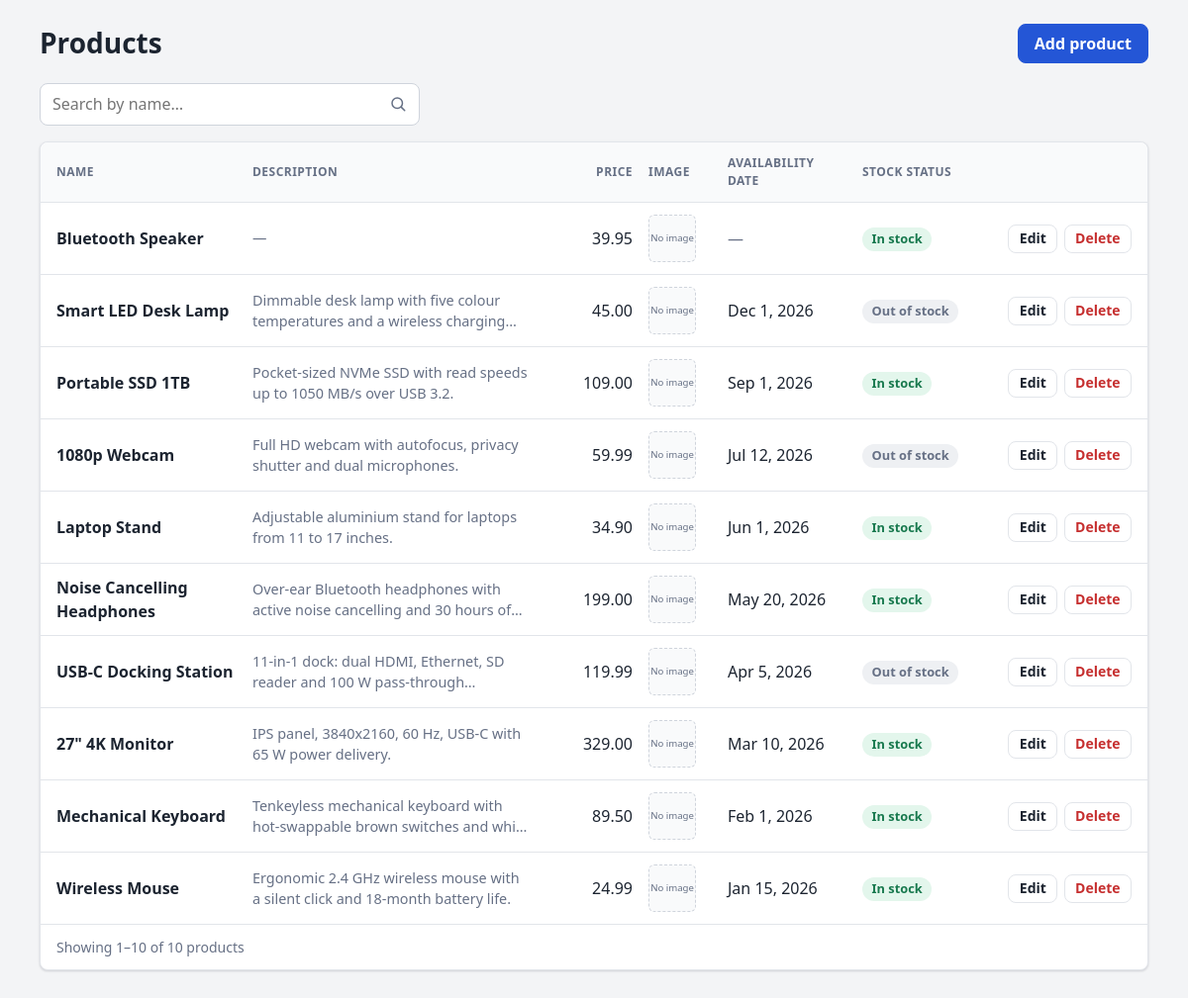
The page / on the database its author committed.
### tables this page shows
CREATE TABLE IF NOT EXISTS products (
    id                INT UNSIGNED  NOT NULL AUTO_INCREMENT,
    name              VARCHAR(255)  NOT NULL,
    description       TEXT          NULL,
    price             DECIMAL(10,2) NOT NULL,
    image             VARCHAR(255)  NULL,
    availability_date DATE          NULL,
    in_stock          TINYINT(1)    NOT NULL DEFAULT 0,
    created_at        TIMESTAMP     NOT NULL DEFAULT CURRENT_TIMESTAMP,
    updated_at        TIMESTAMP     NOT NULL DEFAULT CURRENT_TIMESTAMP ON UPDATE CURRENT_TIMESTAMP,

    PRIMARY KEY (id),
    CONSTRAINT chk_products_price CHECK (price >= 0)
);

### Core/App.php (called while the page is built, shortened)
<?php
class App
{
    protected static Container $container;
    public static function setContainer(Container $container): void
    {
        static::$container = $container;
    }
    public static function container(): Container
    {
        return static::$container;
    }
    public static function resolve(string $key): mixed
    {
        return static::container()->resolve($key);
    }
}

### Core/functions.php (called while the page is built, shortened)
<?php
function base_path(string $path): string
{
    return BASE_PATH . $path;
}
function e(mixed $value): string
{
    return htmlspecialchars((string)$value, ENT_QUOTES | ENT_SUBSTITUTE, 'UTF-8');
}
function view(string $path, array $attributes = []): void
{
    extract($attributes);
    require base_path('views/' . $path);
}

### config.php (called while the page is built)
<?php
$env = fn (string $key, string $default) => getenv($key) !== false ? getenv($key) : $default;
return [
    'database' => [
        'connection' => [
            'host' => $env('DB_HOST', '127.0.0.1'),
            'port' => (int) $env('DB_PORT', '3306'),
            'dbname' => $env('DB_DATABASE', '5points'),
            'charset' => 'utf8mb4',
        ],
        'username' => $env('DB_USERNAME', 'dev'),
        'password' => $env('DB_PASSWORD', 'dev'),
    ],
    'uploads' => [
        'directory' => 'public/uploads/products',
        'url' => '/uploads/products',
        'max_size' => 2 * 1024 * 1024,
    ],
    'pagination' => [
        'per_page' => 10,
    ],
];

### bootstrap.php (called while the page is built, shortened)
<?php
$container = new Container();
$container->bind('config', function () {
    static $config;
    return $config ??= require base_path('config.php');
});
$container->bind(Database::class, function () use ($container) {
    $config = $container->resolve('config')['database'];
    return new Database($config['connection'], $config['username'], $config['password']);
});

### Core/Container.php (called while the page is built, shortened)
<?php
class Container
{
    protected array $bindings = [];
    public function bind(string $key, callable $resolver): void
    {
        $this->bindings[$key] = $resolver;
    }
    public function resolve(string $key): mixed
    {
        return call_user_func($this->bindings[$key]);
    }
}

### Core/Database.php (called while the page is built, shortened)
<?php
class Database
{
    public PDO $connection;
    public PDOStatement $statement;
    public function __construct(array $config, string $username = 'root', string $password = '')
    {
        $dsn = 'mysql:' . http_build_query($config, '', ';');
        $this->connection = new PDO($dsn, $username, $password, [
            PDO::ATTR_ERRMODE => PDO::ERRMODE_EXCEPTION,
            PDO::ATTR_DEFAULT_FETCH_MODE => PDO::FETCH_ASSOC,
            PDO::ATTR_EMULATE_PREPARES => false,
        ]);
    }
    public function query(string $query, array $params = []): static
    {
        $this->statement = $this->connection->prepare($query);
        foreach ($params as $key => $value) {
            $this->statement->bindValue(
                is_int($key) ? $key + 1 : $key,
                $value,
                match (true) {
                    is_int($value) => PDO::PARAM_INT,
                    is_bool($value) => PDO::PARAM_BOOL,
                    is_null($value) => PDO::PARAM_NULL,
                    default => PDO::PARAM_STR,
                }
            );
        }
        $this->statement->execute();
        return $this;
    }
    public function get(): array
    {
        return $this->statement->fetchAll();
    }
    public function value(): mixed
    {
        return $this->statement->fetchColumn();
    }
}

### Http/controllers/products/index.php (called while the page is built, shortened)
<?php
$db = App::resolve(Database::class);
$perPage = App::resolve('config')['pagination']['per_page'];
$search = is_string($_GET['search'] ?? null) ? mb_substr(trim($_GET['search']), 0, 255) : '';
$page = filter_var($_GET['page'] ?? 1, FILTER_VALIDATE_INT) ?: 1;
$like = '%' . str_replace(['|', '%', '_'], ['||', '|%', '|_'], $search) . '%';
$total = (int) $db->query(
    "SELECT COUNT(*) FROM products WHERE name LIKE :search ESCAPE '|'",
    ['search' => $like]
)->value();
$paginator = new Paginator($total, $perPage, $page);
$products = $db->query(
    "SELECT id, name, description, price, image, availability_date, in_stock
     FROM products
     WHERE name LIKE :search ESCAPE '|'
     ORDER BY id DESC
     LIMIT :limit OFFSET :offset",
    [
        'search' => $like,
        'limit' => $paginator->perPage,
        'offset' => $paginator->offset(),
    ]
)->get();
$data = [
    'products' => $products,
    'paginator' => $paginator,
    'search' => $search,
];
view('products/index.view.php', $data);

### public/index.php (called while the page is built, shortened)
<?php
require BASE_PATH . 'Core/functions.php';
require BASE_PATH . 'bootstrap.php';
$router = new Router();
$uri = parse_url($_SERVER['REQUEST_URI'], PHP_URL_PATH) ?: '/';
$method = is_string($_POST['_method'] ?? null) ? $_POST['_method'] : $_SERVER['REQUEST_METHOD'];
try {
    $router->route($uri, $method);
} catch (ValidationException $exception) {
    json([
        'message' => $exception->getMessage(),
        'errors' => $exception->errors,
    ], Response::UNPROCESSABLE);
} catch (Throwable $exception) {
    error_log((string) $exception);
    abort(Response::SERVER_ERROR);
}

### Core/Paginator.php (called while the page is built, shortened)
<?php
class Paginator
{
    public readonly int $page;
    public function __construct(
        public readonly int $total,
        public readonly int $perPage,
        int $page = 1
    ) {
        $this->lastPage = max(1, (int) ceil($total / $perPage));
        $this->page = min(max(1, $page), $this->lastPage);
    }
    public function offset(): int
    {
        return ($this->page - 1) * $this->perPage;
    }
    public function from(): int
    {
        return $this->total === 0 ? 0 : $this->offset() + 1;
    }
    public function to(): int
    {
        return min($this->offset() + $this->perPage, $this->total);
    }
}

### Core/UploadedImage.php (called while the page is built, shortened)
<?php
class UploadedImage
{
    public static function url(?string $name): ?string
    {
        if (!static::isStoredName($name)) {
            return null;
        }
        return rtrim(static::config()['url'], '/') . '/' . $name;
    }
    protected static function isStoredName(?string $name): bool
    {
        return $name !== null
            && preg_match('/^[a-f0-9]{32}\.(' . implode('|', static::TYPES) . ')$/D', $name) === 1;
    }
    protected static function config(): array
    {
        return App::resolve('config')['uploads'];
    }
}

### views/products/partials/list.view.php (the view, shortened to what this page needs)
<?php if (!$products) : ?>
    <p class="empty">
        <?php if ($search !== '') : ?>
            No products match &ldquo;<?= e($search) ?>&rdquo;.
        <?php else : ?>
            There are no products yet. Use &ldquo;Add product&rdquo; to create the first one.
        <?php endif; ?>
    </p>
<?php else : ?>
    <table class="products">
        <thead>
            <tr>
                <th scope="col">Name</th>
                <th scope="col">Description</th>
                <th scope="col" class="products__price">Price</th>
                <th scope="col">Image</th>
                <th scope="col">Availability date</th>
                <th scope="col">Stock status</th>
            </tr>
        </thead>
        <tbody>
            <?php foreach ($products as $product) : ?>
                <tr>
                    <td data-label="Name" class="products__name"><?= e($product['name']) ?></td>
                    <td data-label="Description" class="products__description">
                        <?php if ($product['description'] !== null) : ?>
                            <span title="<?= e($product['description']) ?>"><?= e($product['description']) ?></span>
                        <?php else : ?>
                            <span class="muted">&mdash;</span>
                        <?php endif; ?>
                    </td>
                    <td data-label="Price" class="products__price"><?= e(number_format((float) $product['price'], 2)) ?></td>
                    <td data-label="Image">
                        <?php if ($imageUrl = UploadedImage::url($product['image'])) : ?>
                            <a href="<?= e($imageUrl) ?>" target="_blank" rel="noopener">
                                <img class="thumbnail thumbnail--image" src="<?= e($imageUrl) ?>" alt="<?= e($product['name']) ?>" width="48" height="48" loading="lazy">
                            </a>
                        <?php else : ?>
                            <span class="thumbnail" role="img" aria-label="No image">No image</span>
                        <?php endif; ?>
                    </td>
                    <td data-label="Availability date">
                        <?php if ($product['availability_date'] !== null) : ?>
                            <time datetime="<?= e($product['availability_date']) ?>">
                                <?= e(date('M j, Y', strtotime($product['availability_date']))) ?>
                            </time>
                        <?php else : ?>
                            <span class="muted">&mdash;</span>
                        <?php endif; ?>
                    </td>
                    <td data-label="Stock status">
                        <?php if ($product['in_stock']) : ?>
                            <span class="badge badge--success">In stock</span>
                        <?php else : ?>
                            <span class="badge badge--muted">Out of stock</span>
                        <?php endif; ?>
                    </td>
                    <td class="products__actions">
                        <button type="button" class="btn btn--small" data-action="edit" data-id="<?= e($product['id']) ?>">
                            Edit<span class="sr-only"> <?= e($product['name']) ?></span>
                        </button>
                        <button type="button" class="btn btn--small btn--danger-outline" data-action="delete" data-id="<?= e($product['id']) ?>" data-name="<?= e($product['name']) ?>">
                            Delete<span class="sr-only"> <?= e($product['name']) ?></span>
                        </button>
                    </td>
                </tr>
            <?php endforeach; ?>
        </tbody>
    </table>
    <div class="list-footer">
        <p class="list-footer__summary">
            Showing <?= $paginator->from() ?>&ndash;<?= $paginator->to() ?> of <?= $paginator->total ?>
            <?= $paginator->total === 1 ? 'product' : 'products' ?>
        </p>
    </div>
<?php endif; ?>

### Core/Router.php (shortened to what this page needs)
<?php
class Router
{
    protected array $routes = [];
    public function add(string $method, string $uri, string $controller): static
    {
        $this->routes[] = [
            'uri' => $uri,
            'controller' => $controller,
            'method' => $method,
            'middleware' => null,
        ];
        return $this;
    }
    public function only(string $key): static
    {
        $this->routes[array_key_last($this->routes)]['middleware'] = $key;
        return $this;
    }
    public function route(string $uri, string $method): mixed
    {
        foreach ($this->routes as $route) {
            if ($route['uri'] === $uri && $route['method'] === strtoupper($method)) {
                return require base_path('Http/controllers/' . $route['controller']);
            }
        }
    }
}

### rows shown on the page
products: name "Bluetooth Speaker", price "39.95", shows "No image", in_stock "In stock", id "10"
products: name "Smart LED Desk Lamp", description "Dimmable desk lamp with five colour temperatures and a wireless…", price "45.00", shows "No image", availability_date "Dec 1, 2026", in_stock "Out of stock"
products: name "Portable SSD 1TB", description "Pocket-sized NVMe SSD with read speeds up to 1050 MB/s over USB 3.2.", price "109.00", shows "No image", availability_date "Sep 1, 2026", in_stock "In stock"
products: name "1080p Webcam", description "Full HD webcam with autofocus, privacy shutter and dual microphones.", price "59.99", shows "No image", availability_date "Jul 12, 2026", in_stock "Out of stock"
products: name "Laptop Stand", description "Adjustable aluminium stand for laptops from 11 to 17 inches.", price "34.90", shows "No image", availability_date "Jun 1, 2026", in_stock "In stock"
products: name "Noise Cancelling Headphones", description "Over-ear Bluetooth headphones with active noise cancelling and 30 hours…", price "199.00", shows "No image", availability_date "May 20, 2026", in_stock "In stock"
products: name "USB-C Docking Station", description "11-in-1 dock: dual HDMI, Ethernet, SD reader and 100 W…", price "119.99", shows "No image", availability_date "Apr 5, 2026", in_stock "Out of stock"
products: name "27\" 4K Monitor", description "IPS panel, 3840x2160, 60 Hz, USB-C with 65 W power delivery.", price "329.00", shows "No image", availability_date "Mar 10, 2026", in_stock "In stock"
products: name "Mechanical Keyboard", description "Tenkeyless mechanical keyboard with hot-swappable brown switches and…", price "89.50", shows "No image", availability_date "Feb 1, 2026", in_stock "In stock"
products: name "Wireless Mouse", description "Ergonomic 2.4 GHz wireless mouse with a silent click and 18-month battery life.", price "24.99", shows "No image", availability_date "Jan 15, 2026", in_stock "In stock"

### other values the page prints
$paginator->from() "1"
$paginator->to() "10"
